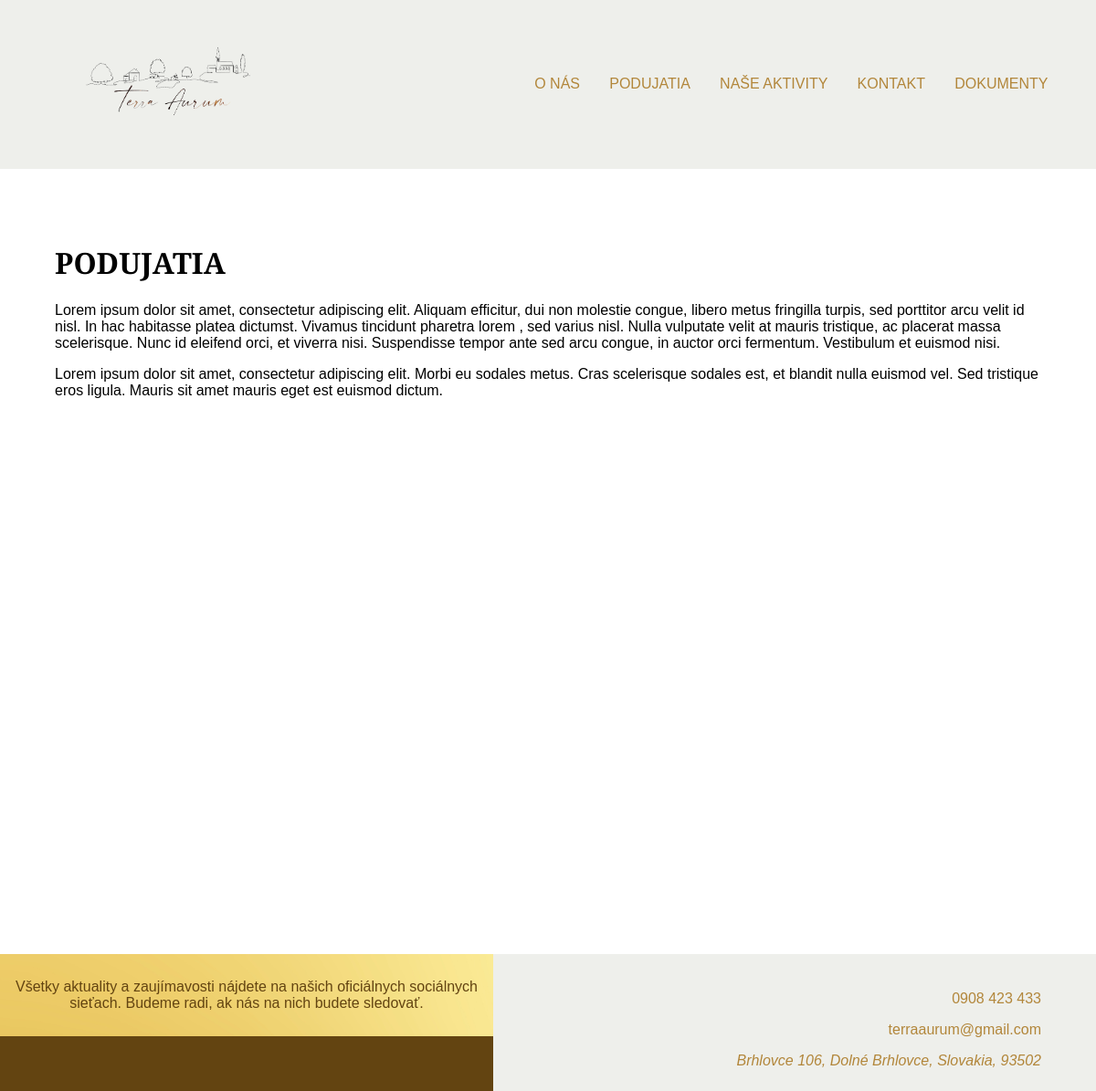
Before: /events with the older database file.
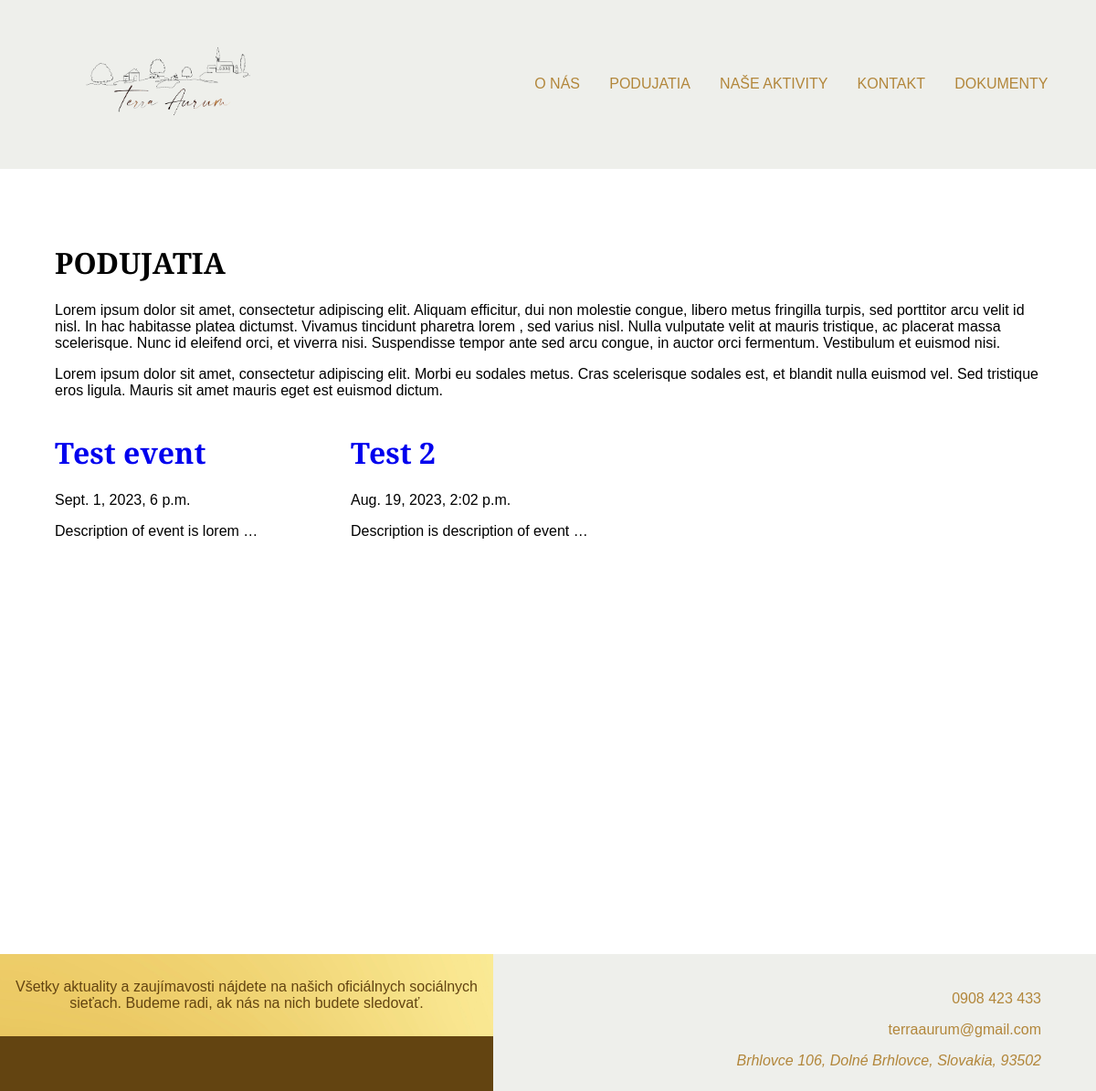
After: the same page with the newer database file.
### core/models.py (models this page shows, shortened)
class Event(models.Model):
    title = models.CharField(max_length=200)
    description = models.TextField()
    time = models.DateTimeField()
    slug = models.SlugField(unique=True)

### core/views.py (the view)
# urls.py: path('events', views.events, name='events'),
def events(request):
    template = f'{template_folder}/events.html'
    data = {"title": "PODUJATIA", "menu": menu}
    all_events = Event.objects.all()
    data['all_events'] = all_events
    return render(request, template, context=data)

### templates/pages/events.html
{% extends "base.html" %}
{% block content %}
<div id="content-inside">
    <div id="events-description">
        <h1>PODUJATIA</h1>
        <p>
            Lorem ipsum dolor sit amet, consectetur adipiscing elit.
            Aliquam efficitur, dui non molestie congue, libero metus
            fringilla turpis, sed porttitor arcu velit id nisl. In hac
            habitasse platea dictumst. Vivamus tincidunt pharetra lorem
            , sed varius nisl. Nulla vulputate velit at mauris tristique,
            ac placerat massa scelerisque. Nunc id eleifend orci, et viverra
            nisi. Suspendisse tempor ante sed arcu congue, in auctor orci
            fermentum. Vestibulum et euismod nisi.
        </p>
        <p>
            Lorem ipsum dolor sit amet, consectetur adipiscing elit.
            Morbi eu sodales metus. Cras scelerisque sodales est, et
            blandit nulla euismod vel. Sed tristique eros ligula.
            Mauris sit amet mauris eget est euismod dictum.
        </p>
    </div>
    <div id="events">
        {% for event in all_events %}
        <div class="event">
            <div class="event-header">
                <a href="{% url 'event' event.slug %}">
                    <h1>{{ event.title }}</h1>
                </a>
                <p>{{ event.time }}</p>
            </div>
            <div class="event-content">
                <p>{{ event.description|truncatewords:5 }}</p>
            </div>
        </div>
        {% endfor %}
    </div>
</div>
{% endblock %}

### templates/base.html (shortened to what this page needs)
<!DOCTYPE html>
<html lang="en">
<head>
    {% include 'parts/css.html' %}
</head>
<body>
    <header class="b-color">{% include 'parts/header.html' %}</header>
    <main>
        <div id="content">{% block content %}{% endblock %}</div>
        <footer class="b-color">{% include 'parts/footer.html' %}</footer>
    </main>
</body>
</html>

### templates/parts/css.html (shortened to what this page needs)
{% load static %}
<link rel="stylesheet" href="{% static 'css/main.css' %}">
<link rel="stylesheet" href="{% static 'css/events.css' %}">

### templates/parts/header.html
{% load static %}
<a href="/" id="nav-logo"><img src="{% static 'img/logo.png' %}" alt="logo"></a>
<div id="nav-bar">
    {% for key, value in menu.items %}
    <a href="{{ value }}" class='navbar-button color'>{{ key }}</a>
    {% endfor %}
</div>

### templates/parts/footer.html (shortened to what this page needs)
<div id="social-media" class="tb-color">
    <p class="t-color">
        Všetky aktuality a zaujímavosti nájdete na
        našich oficiálnych sociálnych sieťach. Budeme
        radi, ak nás na nich budete sledovať.
    </p>
    <div>
    </div>
</div>
<div id="communication">
    <p><a href="tel:+421908423433" class="color">0908 423 433</a></p>
    <p><a href="mailto:terraaurum@gmail.com" class="color">terraaurum@gmail.com</a></p>
    <address class="color">Brhlovce 106, Dolné Brhlovce, Slovakia, 93502</address>
</div>

### static/css/main.css (style rules this page uses)
body { margin: 0; font-family: "Cinzel", sans-serif; }
a { text-decoration: none; }
.color { color: #B2863A; }
.t-color { color: #634411; }
.b-color { background-color: #EEEFEB; }
.tb-color { background-color: #634411; }
header { padding: 2%; display: flex; align-items: center; justify-content: space-around; }
header a { margin: 0 2%; }
#nav-logo { width: 250px; }
#nav-logo img { width: 100%; }
#nav-bar { width: 70%; display: flex; align-items: center; justify-content: flex-end; }
#content { display: flex; flex-direction: column; min-height: 100vh; position: relative; }
#content-inside { padding: 5%; }
footer { position: absolute; width: 100%; background-color: #f0f0f0; display: flex; margin-top: 5%; }
#social-media { text-align: center; width: 50%; }
#social-media p { padding: 5% 2%; margin: 0; background-image: url(../img/gold.png); }
#communication { width: 50%; padding: 2% 5%; text-align: end; }

### static/css/events.css (style rules this page uses)
#events { display: flex; justify-content: flex-start; align-items: center; }
.event { min-width: 30%; }

Changed rows visible on the page:
added Event: title "Test event", time "Sept. 1, 2023, 6 p.m.", description "Description of event is lorem …"
added Event: title "Test 2", time "Aug. 19, 2023, 2:02 p.m.", description "Description is description of event …"
